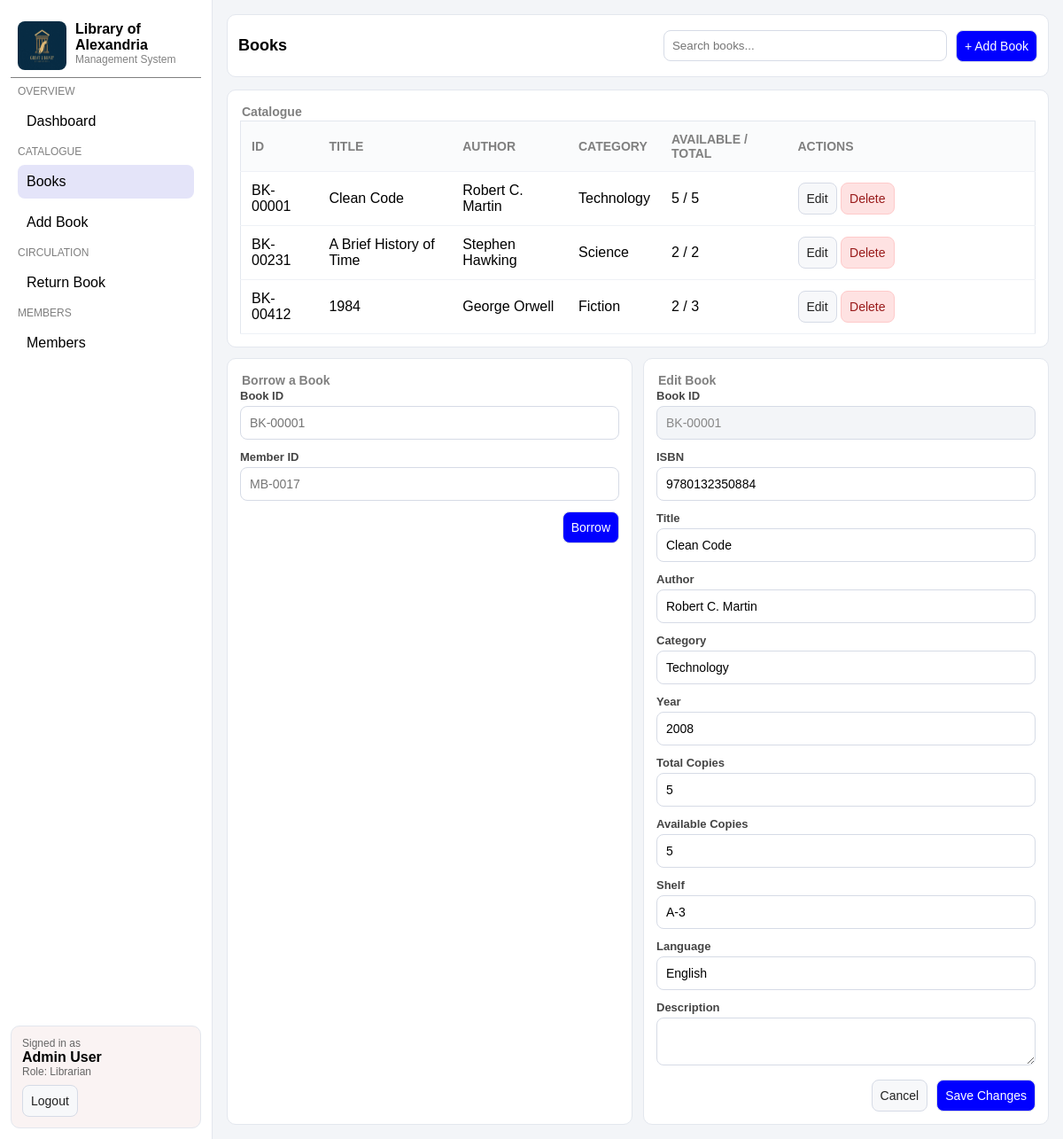
The app's page /book.php?edit=BK-00001 (signed in) with its own data.
### tables this page shows
CREATE TABLE IF NOT EXISTS books (
  id               VARCHAR(32)  NOT NULL,
  isbn             VARCHAR(32)  NULL,
  title            VARCHAR(255) NOT NULL,
  author           VARCHAR(255) NOT NULL,
  category         VARCHAR(80)  NULL,
  publish_year     INT          NULL,
  copies_total     INT          NOT NULL DEFAULT 1,
  copies_available INT          NOT NULL DEFAULT 1,
  shelf            VARCHAR(40)  NULL,
  language         VARCHAR(40)  NULL,
  description      TEXT         NULL,
  created_at       TIMESTAMP    NOT NULL DEFAULT CURRENT_TIMESTAMP,
  PRIMARY KEY (id)
);

### book.php (the view, shortened to what this page needs)
<?php
require_once 'db_connect.php';
$q      = trim($_GET['q'] ?? '');
$editId = trim($_GET['edit'] ?? '');
if ($q !== '') {
    $like = "%$q%";
    $stmt = $conn->prepare('SELECT * FROM books WHERE id LIKE ? OR title LIKE ? OR author LIKE ? OR isbn LIKE ? ORDER BY created_at DESC');
    $stmt->bind_param('ssss', $like, $like, $like, $like);
    $stmt->execute();
    $books = $stmt->get_result()->fetch_all(MYSQLI_ASSOC);
} else {
    $books = $conn->query('SELECT * FROM books ORDER BY created_at DESC')->fetch_all(MYSQLI_ASSOC);
}
$editBook = null;
if ($editId !== '') {
    $stmt = $conn->prepare('SELECT * FROM books WHERE id = ?');
    $stmt->bind_param('s', $editId);
    $stmt->execute();
    $editBook = $stmt->get_result()->fetch_assoc();
}
require_once 'header.php';
?>
      <header class="topbar">
        <h1>Books</h1>
        <div class="actions">
          <form class="search" action="book.php" method="get">
            <input type="text" name="q" placeholder="Search books..." value="<?php echo htmlspecialchars($q); ?>">
          </form>
          <a class="btn primary" href="addbook.php">+ Add Book</a>
        </div>
      </header>
      <section class="grid">
        <div class="card span-12">
          <h2>Catalogue</h2>
          <div class="table-wrap">
            <table>
              <thead>
                <tr>
                  <th>ID</th>
                  <th>Title</th>
                  <th>Author</th>
                  <th>Category</th>
                  <th>Available / Total</th>
                  <th style="width:280px">Actions</th>
                </tr>
              </thead>
              <tbody>
              <?php foreach ($books as $b): ?>
                <tr>
                  <td><?php echo htmlspecialchars($b['id']); ?></td>
                  <td><?php echo htmlspecialchars($b['title']); ?></td>
                  <td><?php echo htmlspecialchars($b['author']); ?></td>
                  <td><?php echo htmlspecialchars($b['category']); ?></td>
                  <td><?php echo (int)$b['copies_available']; ?> / <?php echo (int)$b['copies_total']; ?></td>
                  <td>
                    <a class="btn" href="book.php?edit=<?php echo urlencode($b['id']); ?>">Edit</a>
                    <form action="book.php" method="post" style="display:inline" onsubmit="return confirm('Delete this book?');">
                      <button class="btn danger" type="submit">Delete</button>
                    </form>
                  </td>
                </tr>
              <?php endforeach; ?>
              </tbody>
            </table>
          </div>
        </div>
        <div class="card span-6">
          <h2>Borrow a Book</h2>
          <form action="book.php" method="post">
            <div class="form-grid">
              <div class="field">
                <label for="borrow_book_id">Book ID</label>
                <input id="borrow_book_id" name="book_id" placeholder="BK-00001" required>
              </div>
              <div class="field">
                <label for="borrow_member_id">Member ID</label>
                <input id="borrow_member_id" name="member_id" placeholder="MB-0017" required>
              </div>
            </div>
            <div class="form-actions">
              <button class="btn primary" type="submit">Borrow</button>
            </div>
          </form>
        </div>
        <?php if ($editBook): ?>
        <div class="card span-6">
          <h2>Edit Book</h2>
          <form action="book.php" method="post">
            <div class="form-grid">
              <div class="field">
                <label>Book ID</label>
                <input value="<?php echo htmlspecialchars($editBook['id']); ?>" disabled>
              </div>
              <div class="field">
                <label for="isbn">ISBN</label>
                <input id="isbn" name="isbn" value="<?php echo htmlspecialchars($editBook['isbn']); ?>">
              </div>
              <div class="field">
                <label for="title">Title</label>
                <input id="title" name="title" value="<?php echo htmlspecialchars($editBook['title']); ?>" required>
              </div>
              <div class="field">
                <label for="author">Author</label>
                <input id="author" name="author" value="<?php echo htmlspecialchars($editBook['author']); ?>" required>
              </div>
              <div class="field">
                <label for="category">Category</label>
                <input id="category" name="category" value="<?php echo htmlspecialchars($editBook['category']); ?>">
              </div>
              <div class="field">
                <label for="year">Year</label>
                <input id="year" name="year" type="number" min="0" value="<?php echo (int)$editBook['publish_year']; ?>">
              </div>
              <div class="field">
                <label for="copies_total">Total Copies</label>
                <input id="copies_total" name="copies_total" type="number" min="1" value="<?php echo (int)$editBook['copies_total']; ?>" required>
              </div>
              <div class="field">
                <label for="copies_available">Available Copies</label>
                <input id="copies_available" name="copies_available" type="number" min="0" value="<?php echo (int)$editBook['copies_available']; ?>" required>
              </div>
              <div class="field">
                <label for="shelf">Shelf</label>
                <input id="shelf" name="shelf" value="<?php echo htmlspecialchars($editBook['shelf']); ?>">
              </div>
              <div class="field">
                <label for="language">Language</label>
                <input id="language" name="language" value="<?php echo htmlspecialchars($editBook['language']); ?>">
              </div>
              <div class="field">
                <label for="description">Description</label>
                <textarea id="description" name="description"><?php echo htmlspecialchars($editBook['description']); ?></textarea>
              </div>
            </div>
            <div class="form-actions">
              <a class="btn" href="book.php">Cancel</a>
              <button class="btn primary" type="submit">Save Changes</button>
            </div>
          </form>
        </div>
        <?php endif; ?>
      </section>
<?php require_once 'footer.php'; ?>

### heisenberg.css (style rules this page uses)
* { box-sizing: border-box; }
body { margin: 0; font-family: Arial, Helvetica, sans-serif; background: #f3f5f8; color: black; }
.topbar { display: flex; justify-content: space-between; align-items: center; background-color: white; border: 1px solid #e3e7ee; border-radius: 10px; padding: 12px; }
.topbar h1 { font-size: 18px; }
.topbar .actions { display: flex; align-items: center; gap: 10px; }
.search input { padding: 9px; border: 1px solid #d6dbe6; border-radius: 8px; width: 320px; }
.grid { margin-top: 14px; display: grid; grid-template-columns: repeat(12, 1fr); gap: 12px; }
.card { background: #fff; border: 1px solid #e3e7ee; border-radius: 10px; padding: 14px; }
.card h2 { margin: 2px; font-size: 14px; color: grey; }
.span-6 { grid-column: span 6; }
.span-12 { grid-column: span 12; }
.btn { display: inline-block; padding: 9px; border-radius: 8px; border: 1px solid #d6dbe6; background: #f7f8fa; color: #222; text-decoration: none; cursor: pointer; font-size: 14px; }
.btn.primary { background: blue; color: #fff; }
.btn.danger { background: #fee2e2; border-color: #fecaca; color: #991b1b; }
.table-wrap { overflow-x: auto; }
table { width: 100%; border-collapse: collapse; min-width: 720px; background: white; border: 1px solid #e3e7ee; }
th, td { padding: 12px; border-bottom: 1px solid #eef1f6; text-align: left; }
th { font-size: 14px; text-transform: uppercase; color: grey; background: #fafbfc; }
label { display: block; font-size: 13px; font-weight: 600; color: #444; margin-bottom: 4px; }
.form-grid { display: grid; gap: 12px; }
.field input, .field select, .field textarea { width: 100%; padding: 10px; border-radius: 8px; border: 1px solid #d6dbe6; background: white; font-size: 14px; font-family: inherit; }
.field input:disabled { background: #f3f5f8; color: #888; }
.form-actions { margin-top: 12px; display: flex; justify-content: flex-end; gap: 10px; }

### records on screen
books: id "BK-00001", title "Clean Code", author "Robert C. Martin", category "Technology", copies_available "5", copies_total "5", isbn "9780132350884", year "2008", shelf "A-3", language "English"
books: id "BK-00231", title "A Brief History of Time", author "Stephen Hawking", category "Science", copies_available "2", copies_total "2"
books: id "BK-00412", title "1984", author "George Orwell", category "Fiction", copies_available "2", copies_total "3"

### other values on screen
$adminName "Admin User"
